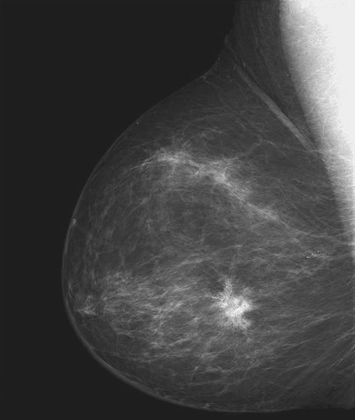
%> input picture week_03/img/Fig0303(a)(breast).tif, 355 x 420 px, shrunk from 482 x 570 before the run
$ octave workshop.m   (GNU Octave 9; MATLAB toolbox functions it lacks are replaced by stand-ins)
%> lines starting %> are read from the running program, lines starting %| are printed output that depends on the picture
### week_03/lcsTrans.m
function [s] = lcsTrans(r)
    % Linear contrast stretching transformation (Single pixel)
    s = r * 2/3;

    if r > 97
        s = (s - lcsTrans(97)) * 3 + lcsTrans(97);
    end
    if r > 157
        s = (s - lcsTrans(157)) / 3 + lcsTrans(157);
    end
end

### week_03/workshop.m
%
% workshop.m
%

clear all;

% Transform pixel-by-pixel with written function `lcsTrans` (see `lcsTrans.m`)
img = imread('img/Fig0303(a)(breast).tif');
%> img is the input picture: size 420x355 uint8; min 26, max 247, mean 66.7
img_new = imread('img/Fig0303(a)(breast).tif') ;

for i = 1:length(img)
    for j = 1:length(img(1, :))
        img_new(i, j) = lcsTrans(img(i, j));
    end
end
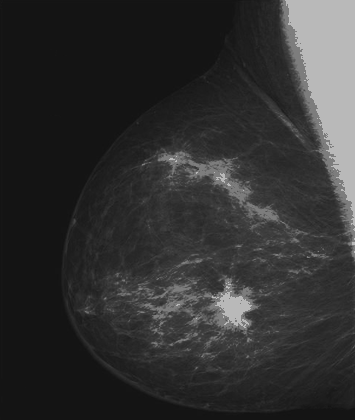
%> img_new: size 420x355 uint8; min 17, max 185, mean 48.6

% Display shifted line
figure(1);
line = 0:255;

for i = 1:256
    line(i) = lcsTrans(i - 1);
end

plot(line)
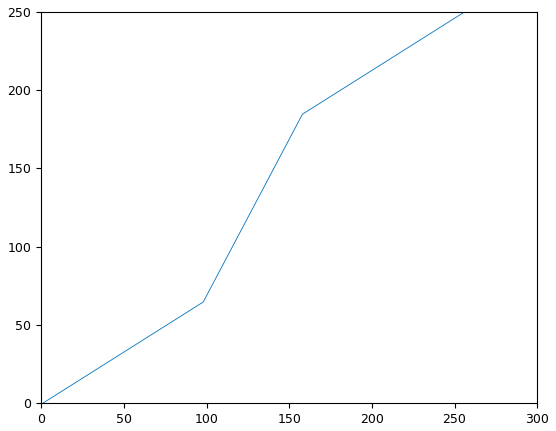
%> figure redrawn from the program's plot data; curve peaks at x = 256, y = 250

% Display transformed image
figure(2);
subplot(1, 2, 1); imshow(img);
subplot(1, 2, 2); imshow(img_new);
